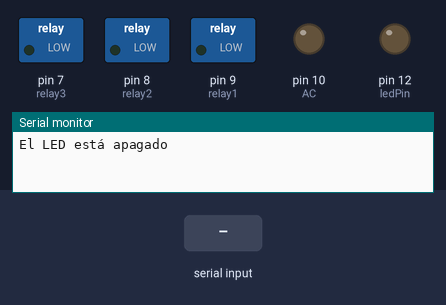
This sketch was run on a simulated Arduino Uno, built with avr-gcc and run on an emulated ATmega328P. On the bench: switched loads named in the sketch (green lamp = pin HIGH), output pins drawn as LEDs (lit = HIGH), the last lines printed to the serial monitor. The test bench sets the inputs (shaded band). EEPROM starts erased.

Above: at 1.2 s.
1.3 s: "1" received over Serial
At 2.2 s:
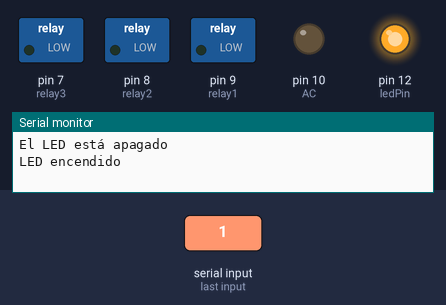
2.8 s: "4" received over Serial
At 4.0 s:
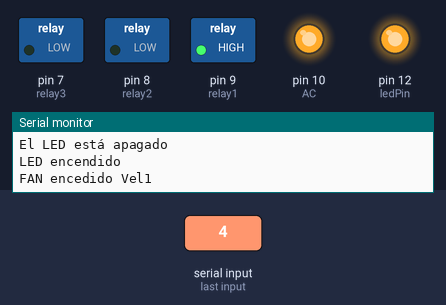
4.3 s: "0" received over Serial
At 5.5 s:
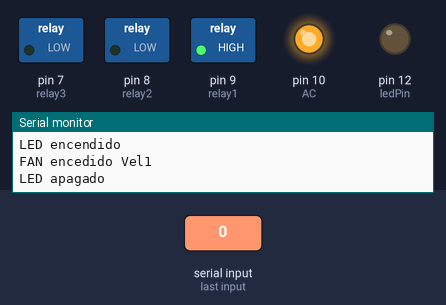
5.8 s: "5" received over Serial
At 6.3 s:
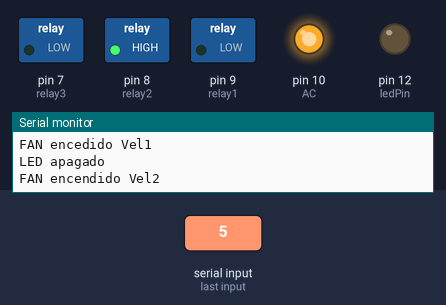
7.3 s: "6" received over Serial
At 8.5 s:
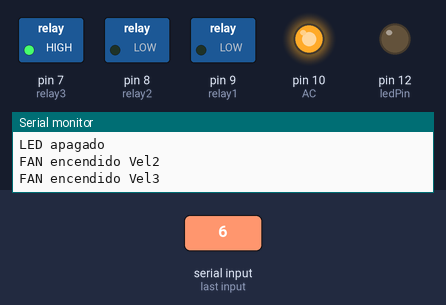
8.8 s: "1" received over Serial
At 9.1 s:
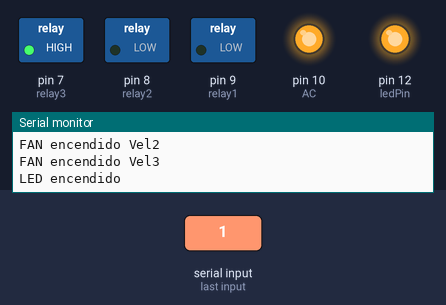
Timing chart, 0 to 11.3 s (numbered marks = the images above; inputs shaded):
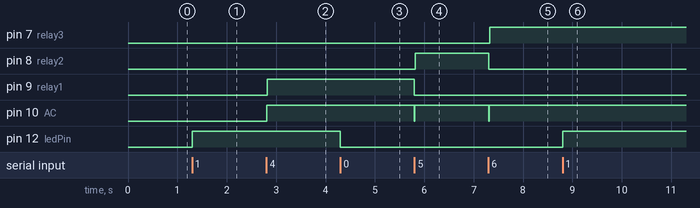

The sketch:

ledSerialV4.ino
```cpp
// Ultima version del codigo que guarda el valor del LED en la memoria interna de arduino para luego leerla o escribirla segun sea el caso
#include <EEPROM.h>

int ledPin = 12;
int AC = 10;
int relay1 = 9;
int relay2 = 8;
int relay3 = 7;
int estadoLed = 0;
int estadoFan = 0;

void setup() {
  pinMode(ledPin, OUTPUT); // Configuro ledPin como salida
  pinMode(AC, OUTPUT); // Configuro AC como salida
  pinMode(relay1, OUTPUT); // Configuro relay1 como salida
  pinMode(relay2, OUTPUT); // Configuro relay2 como salida
  pinMode(relay3, OUTPUT); // Configuro relay3 como salida
  //digitalWrite(ledpin2, HIGH);
  Serial.begin(9600);

  // Leer el último estado guardado en la memoria EEPROM
  estadoLed = EEPROM.read(0);
  estadoFan = EEPROM.read(1);

  // Encender o apagar el LED según el último estado guardado
  if (estadoLed == 1) {
    digitalWrite(ledPin, HIGH);
    Serial.println("El LED está encendido");
  } else {
    digitalWrite(ledPin, LOW);
    Serial.println("El LED está apagado");
  }


}

void loop() {
  if (Serial.available()) {
    char comando = Serial.read();

    if (comando == '1') { // si recibe 1 enciende LED y guarda valor en la EEPROM
      digitalWrite(ledPin, HIGH);
      estadoLed = 1;
      EEPROM.write(0, estadoLed); // Guardar el nuevo estado en la memoria EEPROM
      Serial.println("LED encendido");
    } else if (comando == '0') { // si recibe 0 apaga LED y guarda valor en la EEPROM
      digitalWrite(ledPin, LOW);
      estadoLed = 0;
      EEPROM.write(0, estadoLed); // Guardar el nuevo estado en la memoria EEPROM
      Serial.println("LED apagado");
    } else if (comando == '2') { // si recibe 2 va y consulta estadoLed y devuelve la respuesta acorde al estado.
      if (estadoLed == 1) {
        Serial.println("El LED está encendido");
      } else {
        Serial.println("El LED está apagado");
      }
    } else if (comando == '3'){ //Cuando reciba 00 va apagar todos los relay
      digitalWrite(AC, LOW);
      digitalWrite(relay1, LOW);
      digitalWrite(relay2, LOW);
      digitalWrite(relay3, LOW);
      Serial.println("FAN apagado");
    } else if(comando == '4'){ // Cuando reciba 4 va encender realay AC y relay1
      digitalWrite(AC, LOW);
      digitalWrite(relay2, LOW);
      digitalWrite(relay3, LOW);
      delay(10);
      digitalWrite(AC, HIGH);
      delay(10);
      digitalWrite(relay1, HIGH);
      Serial.println("FAN encedido Vel1");
    } else if(comando =='5'){// Cuando reciba 5 va encender relay AC y relay2
      digitalWrite(AC, LOW);
      digitalWrite(relay1, LOW);
      digitalWrite(relay3, LOW);
      delay(10);
      digitalWrite(AC, HIGH);
      delay(10);
      digitalWrite(relay2, HIGH);
      Serial.println("FAN encendido Vel2");
    } else if(comando =='6'){// Cuando reciba 6 va encender relay AC y relay3
      digitalWrite(AC, LOW);
      digitalWrite(relay1, LOW);
      digitalWrite(relay2, LOW);
      delay(10);
      digitalWrite(AC, HIGH);
      delay(10);
      digitalWrite(relay3, HIGH);
      Serial.println("FAN encendido Vel3");
    }

    delay(100); // Pequeña pausa para evitar lecturas incorrectas del puerto serial
  }
}

// Realizado por Jorge Barboza
```

Measured:
- after the input at 1.3 s, pin 12 (ledPin): LOW → HIGH at once
- after the input at 2.8 s, pin 9 (relay1), pin 10 (AC): LOW → HIGH at once
- after the input at 4.3 s, pin 12 (ledPin): HIGH → LOW at once
- after the input at 5.8 s, pin 8 (relay2): LOW → HIGH at once; pin 9 (relay1): HIGH → LOW at once; pin 10 (AC): HIGH → LOW at once, → HIGH 0.01 s later
- after the input at 7.3 s, pin 7 (relay3): LOW → HIGH at once; pin 8 (relay2): HIGH → LOW at once; pin 10 (AC): HIGH → LOW at once, → HIGH 0.01 s later
- after the input at 8.8 s, pin 12 (ledPin): LOW → HIGH at once
